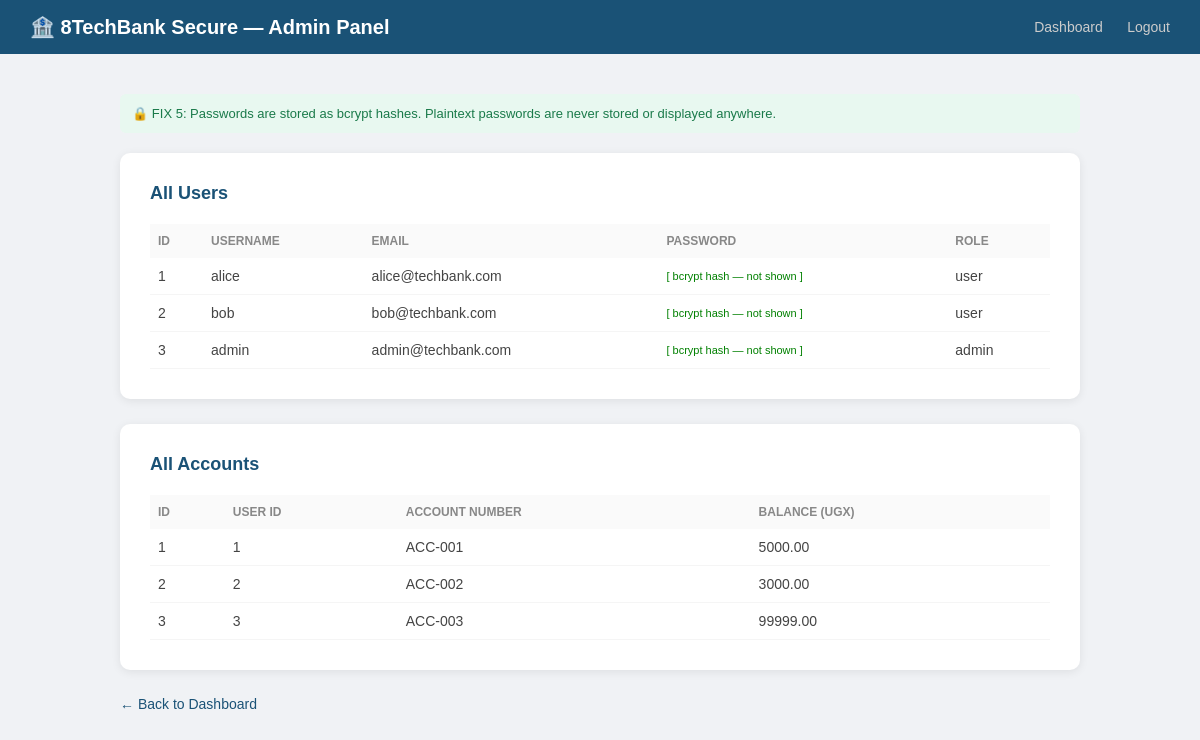
/admin (signed in), run on the app's committed database.
### tables this page shows
CREATE TABLE users (
            id INTEGER PRIMARY KEY AUTOINCREMENT,
            username TEXT NOT NULL UNIQUE,
            password TEXT NOT NULL,
            role TEXT DEFAULT 'user',
            email TEXT
        );

CREATE TABLE accounts (
            id INTEGER PRIMARY KEY AUTOINCREMENT,
            user_id INTEGER NOT NULL,
            account_number TEXT NOT NULL UNIQUE,
            balance REAL DEFAULT 0.0,
            FOREIGN KEY (user_id) REFERENCES users(id)
        );

### app.py (the view)
@app.route('/admin')
@login_required
def admin():
    if session.get('role') != 'admin':
        abort(403)
    db = get_db()
    users = db.execute("SELECT id, username, email, role FROM users").fetchall()
    accounts = db.execute("SELECT * FROM accounts").fetchall()
    return render_template('admin.html', users=users, accounts=accounts)

### app.py (called while the page is built)
def get_db():
    db = getattr(g, '_database', None)
    if db is None:
        db = g._database = sqlite3.connect(DATABASE)
        db.row_factory = sqlite3.Row
    return db

@app.teardown_appcontext
def close_connection(exception):
    db = getattr(g, '_database', None)
    if db is not None:
        db.close()

@app.after_request
def set_security_headers(response):
    response.headers['X-Content-Type-Options'] = 'nosniff'
    response.headers['X-Frame-Options'] = 'DENY'
    response.headers['Referrer-Policy'] = 'no-referrer'
    response.headers['Strict-Transport-Security'] = 'max-age=31536000; includeSubDomains'
    response.headers['Content-Security-Policy'] = (
        "default-src 'self'; "
        "script-src 'self'; "       # No inline scripts allowed
        "style-src 'self' 'unsafe-inline'; "
        "img-src 'self' data:;"
    )
    return response

def login_required(f):
    @wraps(f)
    def decorated(*args, **kwargs):
        if 'user_id' not in session:
            return redirect('/login')
        return f(*args, **kwargs)
    return decorated

### templates/admin.html (shortened to what this page needs)
<!doctype html>
<html lang="en">
  <head>
  </head>
  <body>
    <nav>
      <h1>🏦 8TechBank Secure — Admin Panel</h1>
      <div>
        <a href="/dashboard">Dashboard</a>
        <a href="/logout">Logout</a>
      </div>
    </nav>
    <div class="container">
      <div class="fix-note">🔒 FIX 5: Passwords are stored as bcrypt hashes. Plaintext passwords are never stored or displayed anywhere.</div>
      <div class="card">
        <h2>All Users</h2>
        <table>
          <tr>
            <th>ID</th>
            <th>Username</th>
            <th>Email</th>
            <th>Password</th>
            <th>Role</th>
          </tr>
          {% for user in users %}
          <tr>
            <td>{{ user.id }}</td>
            <td>{{ user.username }}</td>
            <td>{{ user.email }}</td>
            <td style="color: green; font-size: 11px">[ bcrypt hash — not shown ]</td>
            <td>{{ user.role }}</td>
          </tr>
          {% endfor %}
        </table>
      </div>
      <div class="card">
        <h2>All Accounts</h2>
        <table>
          <tr>
            <th>ID</th>
            <th>User ID</th>
            <th>Account Number</th>
            <th>Balance (UGX)</th>
          </tr>
          {% for acc in accounts %}
          <tr>
            <td>{{ acc.id }}</td>
            <td>{{ acc.user_id }}</td>
            <td>{{ acc.account_number }}</td>
            <td>{{ "%.2f"|format(acc.balance) }}</td>
          </tr>
          {% endfor %}
        </table>
      </div>
      <a href="/dashboard" class="back">← Back to Dashboard</a>
    </div>
  </body>
</html>

### templates/admin.html (style rules this page uses)
* { margin: 0; padding: 0; box-sizing: border-box; }
body { font-family: Arial, sans-serif; background: #f0f2f5; }
nav { background: #1a5276; padding: 15px 30px; display: flex; justify-content: space-between; align-items: center; }
nav h1 { color: white; font-size: 20px; }
nav div a { color: #ccc; text-decoration: none; margin-left: 20px; font-size: 14px; }
.container { max-width: 1000px; margin: 40px auto; padding: 0 20px; }
.card { background: white; padding: 30px; border-radius: 10px; box-shadow: 0 2px 10px rgba(0, 0, 0, 0.08); margin-bottom: 25px; }
.card h2 { color: #1a5276; margin-bottom: 20px; font-size: 18px; }
table { width: 100%; border-collapse: collapse; font-size: 14px; }
th { text-align: left; color: #888; padding: 10px 8px; font-size: 12px; text-transform: uppercase; background: #fafafa; }
td { padding: 10px 8px; border-bottom: 1px solid #f5f5f5; color: #444; }
.fix-note { background: #e8f8f0; color: #1a7a4a; padding: 12px; border-radius: 6px; margin-bottom: 20px; font-size: 13px; }
.back { display: inline-block; color: #1a5276; text-decoration: none; font-size: 14px; }

### data on the page
users: id "1", username "alice", email "alice@techbank.com", role "user"
users: id "2", username "bob", email "bob@techbank.com", role "user"
users: id "3", username "admin", email "admin@techbank.com", role "admin"
accounts: id "1", user_id "1", account_number "ACC-001", balance "5000.00"
accounts: id "2", user_id "2", account_number "ACC-002", balance "3000.00"
accounts: id "3", user_id "3", account_number "ACC-003", balance "99999.00"
